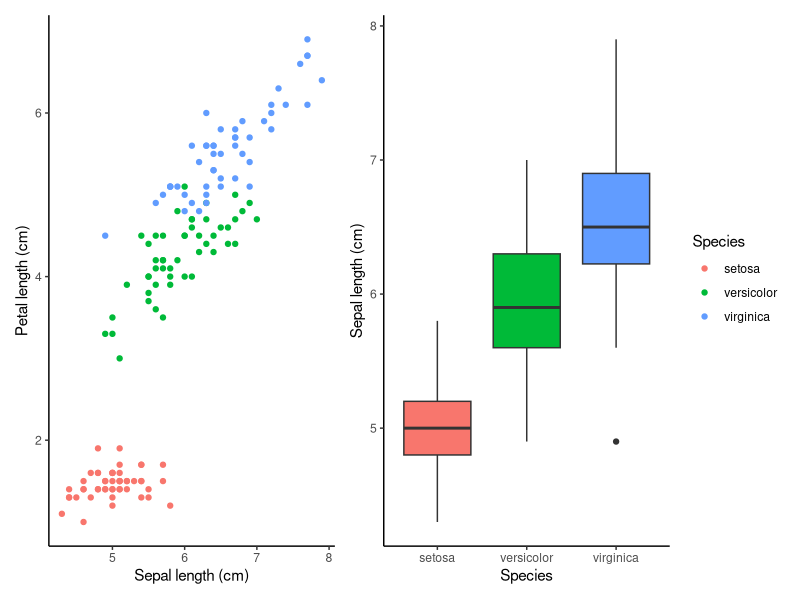
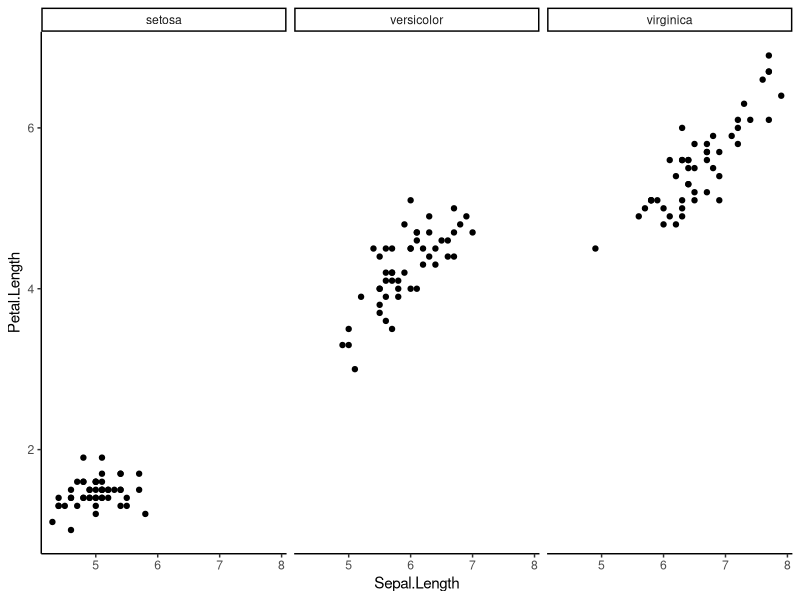
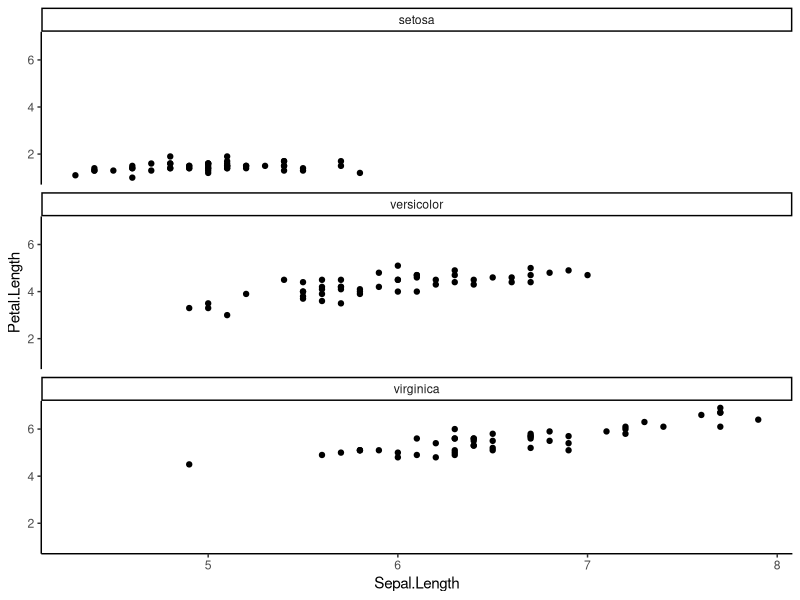
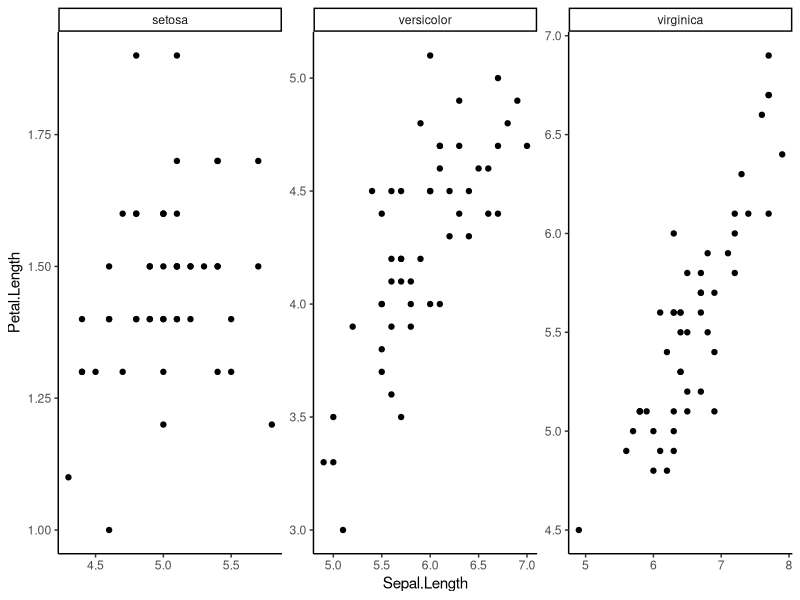
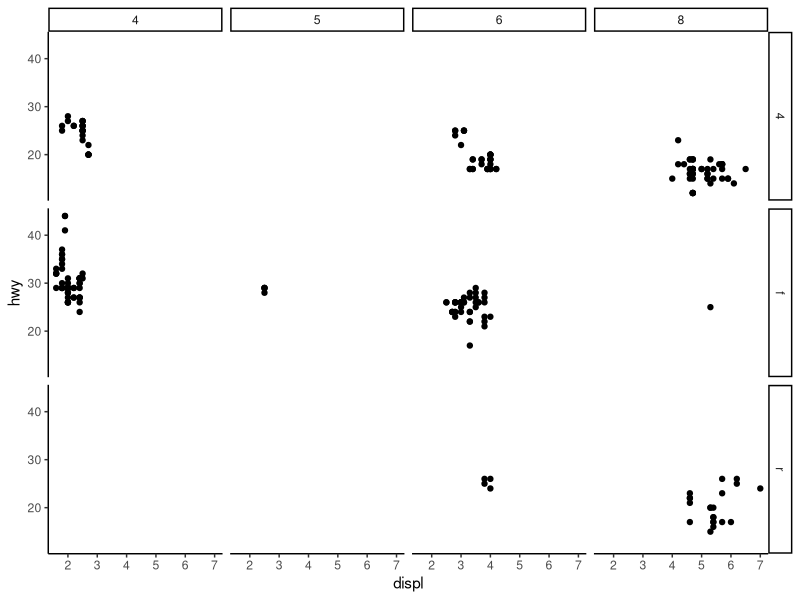
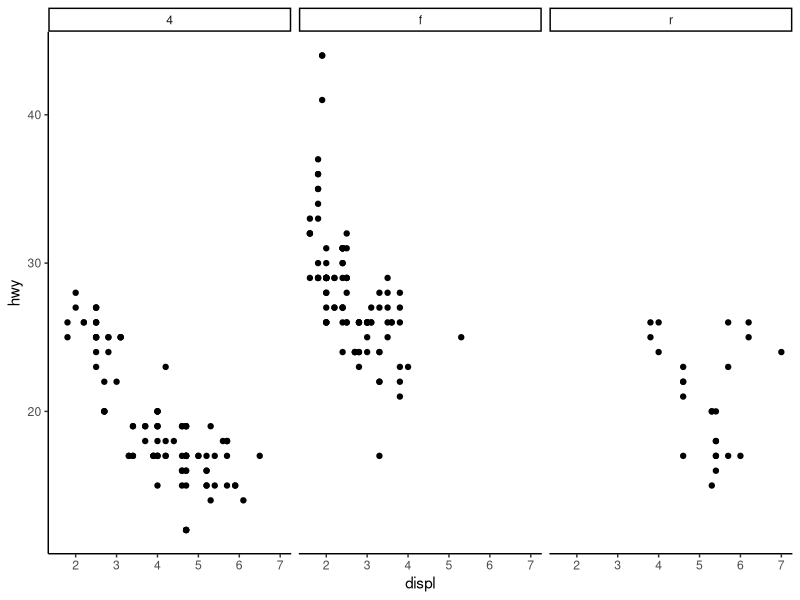
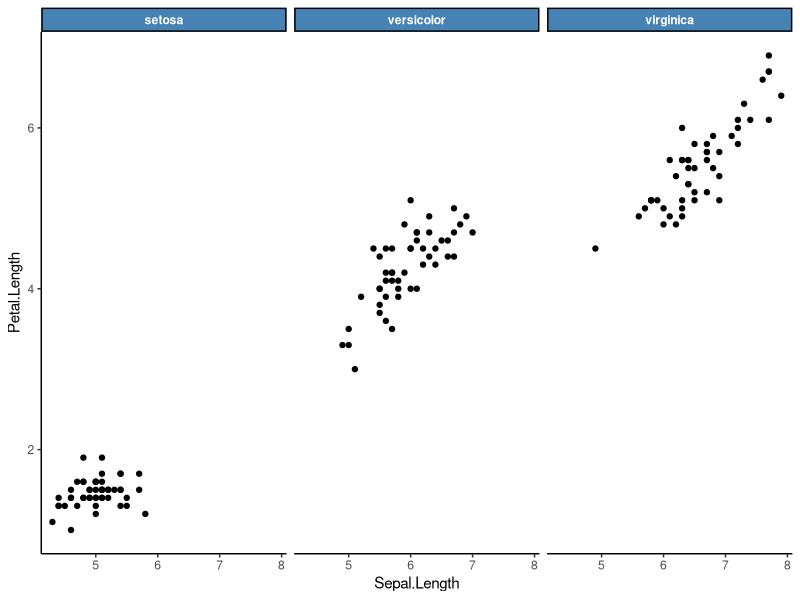
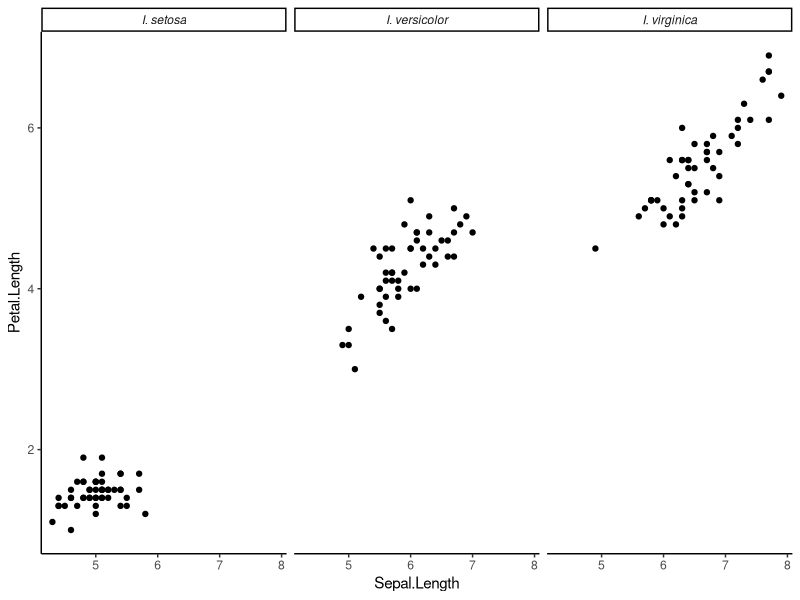

Recreate these plots in R, in order.
## ---- chunk 1
library(ggplot2)
library(patchwork)

p1 <- ggplot(iris, aes(Sepal.Length, Petal.Length, colour = Species)) +
  geom_point() +
  theme_classic() +
  labs(x = "Sepal length (cm)", y = "Petal length (cm)")

p2 <- ggplot(iris, aes(Species, Sepal.Length, fill = Species)) +
  geom_boxplot(show.legend = FALSE) +
  theme_classic() +
  labs(x = "Species", y = "Sepal length (cm)")

(p1 | p2) + plot_layout(guides = "collect")
## ---- chunk 2
library(ggplot2)
## ---- chunk 3
data(iris)
data(mpg)
## ---- chunk 4
p <- ggplot(iris, aes(Sepal.Length, Petal.Length)) +
  geom_point() +
  theme_classic()

p + facet_wrap(~ Species)
## ---- chunk 5
p + facet_wrap(~ Species, ncol = 1)
## ---- chunk 6
p + facet_wrap(~ Species, scales = "free")
## ---- chunk 7
ggplot(mpg, aes(displ, hwy)) +
  geom_point() +
  theme_classic() +
  facet_grid(drv ~ cyl)
## ---- chunk 8
ggplot(mpg, aes(displ, hwy)) +
  geom_point() +
  theme_classic() +
  facet_grid(. ~ drv)
## ---- chunk 9
p + facet_wrap(~ Species) +
  theme(
    strip.background = element_rect(fill = "steelblue"),
    strip.text = element_text(colour = "white", face = "bold")
  )
## ---- chunk 10
species_labels <- c(
  setosa = "I. setosa",
  versicolor = "I. versicolor",
  virginica = "I. virginica"
)

p + facet_wrap(~ Species, labeller = labeller(Species = species_labels)) +
  theme(strip.text = element_text(face = "italic"))
## ---- chunk 11
library(patchwork)
## ---- chunk 12
p1 <- ggplot(iris, aes(Sepal.Length, Petal.Length, colour = Species)) +
  geom_point() +
  theme_classic()

p2 <- ggplot(iris, aes(Species, Sepal.Length, fill = Species)) +
  geom_boxplot(show.legend = FALSE) +
  theme_classic()
## ---- chunk 13
p1 | p2
## ---- chunk 14
p1 / p2
## ---- chunk 15
p3 <- ggplot(iris, aes(Petal.Width, Petal.Length, colour = Species)) +
  geom_point() +
  theme_classic()

p1 | (p2 / p3)
## ---- chunk 16
(p1 | (p2 / p3)) +
  plot_annotation(tag_levels = "A")
## ---- chunk 17
(p1 | p2) +
  plot_annotation(
    title = "Iris sepal and petal measurements",
    theme = theme(plot.title = element_text(size = 14, face = "bold"))
  )
## ---- chunk 18
(p1 | p3) +
  plot_layout(guides = "collect")
## ---- chunk 19
(p1 | p3) +
  plot_layout(guides = "collect") +
  plot_annotation(
    tag_levels = "A",
    title = "Iris petal and sepal relationships"
  )
